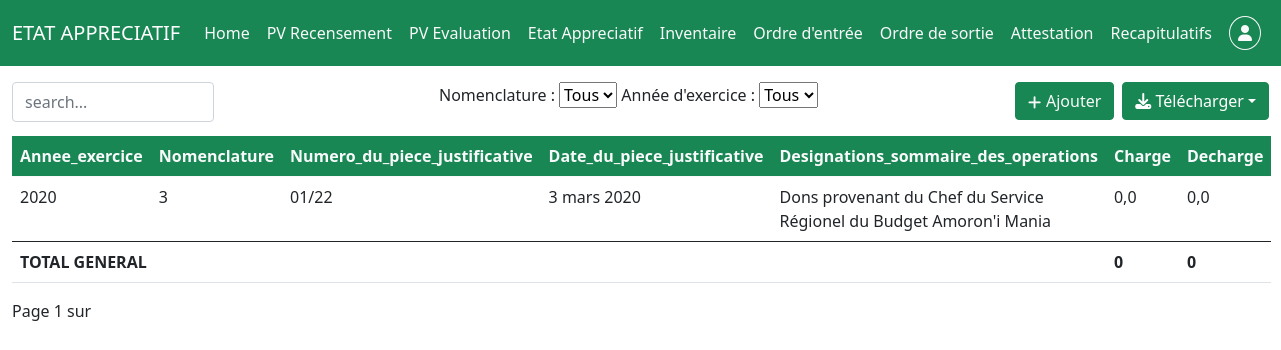
/etat_appreciatif/1 (signed in), run on the app's committed database.
### patrimoine/models.py (models this page shows, shortened)
class EtatApreciatif(models.Model):
    Budget = models.CharField(max_length=50, blank=True, null=True)
    Materiel_en_approvisionnement_ou_en_service = models.CharField(max_length=50, blank=True, null=True)
    Designation_du_chapitre = models.CharField(max_length=100, blank=True, null=True)
    libelle_article = models.CharField(max_length=100, blank=True, null=True)
    Subdivision_du_magasin_ou_de_la_categorie_du_materiel_en_service = models.CharField(max_length=250, blank=True,
                                                                                        null=True)
    Nombre_en_toutes_lettres = models.CharField(max_length=50, blank=True, null=True)
    Nom_et_qualite_du_depositaire_comptable = models.CharField(max_length=250, blank=True, null=True)
    Service = models.ForeignKey(Service, on_delete=models.CASCADE)
    Annee_exercice = models.CharField(max_length=10)
    Nomenclature = models.IntegerField()
    Numero_du_piece_justificative = models.CharField(max_length=20)
    Date_du_piece_justificative = models.DateField()
    Designations_sommaire_des_operations = models.CharField(max_length=250)
    Charge = models.FloatField(default=0.00)
    Decharge = models.FloatField(default=0.00)

### patrimoine/views.py (the view)
# urls.py: path('etat_appreciatif/<int:service_id>', EtatApreciatif_table, name="etat_appreciatif"),
@login_required
def EtatApreciatif_table(request, service_id):
    service = get_object_or_404(Service, id=service_id)
    etatappreciatifs = EtatApreciatif.objects.filter(Service=service)
    selected_nomenclature = request.GET.get('nomenclature')
    selected_annee_exercice = request.GET.get('annee_exercice')
    if selected_nomenclature:
        etatappreciatifs = etatappreciatifs.filter(Nomenclature=selected_nomenclature)
    if selected_annee_exercice:
        etatappreciatifs = etatappreciatifs.filter(Annee_exercice=selected_annee_exercice)
    paginator = Paginator(etatappreciatifs, 2)
    page_number = request.GET.get('page')
    page_obj = paginator.get_page(page_number)
    recap = etatappreciatifs.values('Nomenclature').annotate(
        charge=Sum('Charge'),
        decharge=Sum('Decharge'),
    ).order_by('Nomenclature')
    Total_general = {
        'total_charge': recap.aggregate(Sum('charge'))['charge__sum'] or 0,
        'total_decharge': recap.aggregate(Sum('decharge'))['decharge__sum'] or 0,
    }
    context = {
        "etatappreciatifs": etatappreciatifs,
        "recap": recap,
        "Total_general": Total_general,
        "selected_nomenclature": selected_nomenclature,
        "selected_annee_exercice": selected_annee_exercice,
        "service": service,
        'page_obj': page_obj,
    }
    return render(request, "patrimoine/etat_appreciatif.html", context)

### patrimoine/templates/patrimoine/etat_appreciatif.html (shortened to what this page needs)
{% load static %}
<!DOCTYPE html>
<html lang="en">
<head>
  <link rel="stylesheet" href="{% static 'patrimoine/css/all.min.css' %}">
  <link rel="stylesheet" href="{% static 'patrimoine/css/bootstrap.min.css' %}">
</head>
<body class="d-flex flex-column min-vh-100">
    <nav class="navbar navbar-expand-lg navbar-dark bg-success">
        <div class="container-fluid">
            <a class="navbar-brand" href="#">
                ETAT APPRECIATIF
            </a>
            <div class="collapse navbar-collapse" id="navbar1">
                <ul class="navbar-nav me-auto">
                    <li class="nav-item">
                      <a class="nav-link text-light" href="{% url 'afficher_regions' %}">Home</a>
                    </li>
                </ul>
                <ul class="navbar-nav me-auto">
                    <li class="nav-item">
                      <a class="nav-link text-light" href="{% url 'pv_recensement' service.id %}">PV Recensement</a>
                    </li>
                </ul>
                <ul class="navbar-nav me-auto">
                    <li class="nav-item">
                      <a class="nav-link text-light" href="{% url 'pv_evaluation' service.id %}">PV Evaluation</a>
                    </li>
                </ul>
                <ul class="navbar-nav me-auto">
                    <li class="nav-item">
                      <a class="nav-link text-light" href="{% url 'etat_appreciatif' service.id %}">Etat Appreciatif</a>
                    </li>
                </ul>
                <ul class="navbar-nav me-auto">
                    <li class="nav-item">
                      <a class="nav-link text-light" href="{% url 'inventaire' service.id %}">Inventaire</a>
                    </li>
                </ul>
                <ul class="navbar-nav me-auto">
                    <li class="nav-item">
                      <a class="nav-link text-light" href="{% url 'ordre_entree' service.id %}">Ordre d'entrée</a>
                    </li>
                </ul>
                <ul class="navbar-nav me-auto">
                    <li class="nav-item">
                      <a class="nav-link text-light" href="{% url 'ordre_sortie' service.id %}">Ordre de sortie</a>
                    </li>
                </ul>
                <ul class="navbar-nav me-auto">
                    <li class="nav-item">
                      <a class="nav-link text-light" href="{% url 'attestation' service.id %}">Attestation</a>
                    </li>
                </ul>
                <ul class="navbar-nav me-auto">
                    <li class="nav-item">
                      <a class="nav-link text-light" href="{% url 'recapitulatif_inventaire' service.id %}">Recapitulatifs</a>
                    </li>
                </ul>
                {% if user.is_authenticated %}
                <ul class="navbar-nav">
                    <li class="nav-item">
                      <a class="nav-link text-light" href="{% url 'logout' %}" data-bs-toggle="popover" data-bs-trigger="hover" data-bs-content="Se deconnecter"><i class="fas fa-user p-2" style="padding: 2px; border:1px solid; border-radius: 50%;"></i></a>
                    </li>
                </ul>
                {% endif %}
            </div>
        </div>
    </nav>
<div class="container-fluid mt-3">
    <div class="bar row d-flex flex-row">
        <div class="filter col d-flex flex-row" style="height: 5vh;">
            <input type="text" class="form-control" style="width: 50%; height: 5vh; margin-right: 5px;" id="Search" placeholder="search..." name="search">
        </div>
        <div class="col d-flex flex-row">
          <form method="get" action="" id="global-filters-form">
            <label for="nomenclature">Nomenclature :</label>
            <select name="nomenclature" id="nomenclature" onchange="document.getElementById('global-filters-form').submit();">
                <option value="">Tous</option>
            </select>
            <label for="annee_exercice">Année d'exercice :</label>
            <select name="annee_exercice" id="annee_exercice" onchange="document.getElementById('global-filters-form').submit();">
                <option value="">Tous</option>
            </select>
        </form>
        </div>
        <div class=" col bouton me-auto d-flex justify-content-end align-items-right">
            <a class="btn btn-success text-light mb-3 me-2" href="{% url 'ajout_etat_apreciatif' service.id %}">Ajouter</a>
            <form method="get" action="{% url 'export_etat_apreciatif' service.id %}">
              <div class="dropdown">
                  <button class="btn btn-success dropdown-toggle" data-bs-toggle="dropdown"><i class="fas fa-download"></i> Télécharger</button>
              </div>
          </form>
        </div>
    </div>
    <table class="table table-hover table-reponsive">
      <thead>
        <tr class="bg-success text-light">
          <th>Annee_exercice</th>
          <th>Nomenclature</th>
          <th>Numero_du_piece_justificative</th>
          <th>Date_du_piece_justificative</th>
          <th>Designations_sommaire_des_operations</th>
          <th>Charge</th>
          <th>Decharge</th>
        </tr>
      </thead>
    <tbody id="tbody">
            {% for etatappreciatif in etatappreciatifs %}
                <tr id="liste" class="table-bordered">
                    <td> {{ etatappreciatif.Annee_exercice }} </td>
                    <td>{{ etatappreciatif.Nomenclature }}</td>
                    <td>{{ etatappreciatif.Numero_du_piece_justificative }}</td>
                    <td>{{ etatappreciatif.Date_du_piece_justificative }}</td>
                    <td>{{ etatappreciatif.Designations_sommaire_des_operations }}</td>
                    <td>{{ etatappreciatif.Charge }}</td>
                    <td>{{ etatappreciatif.Decharge }}</td>
                </tr>
            {% endfor %}
    </tbody>
    <tfoot>
        <tr>
            <th colspan="5">TOTAL GENERAL</th>
            <th> {{ Total_general.total_charge }} </th>
            <th> {{ Total_general.total_decharge }} </th>
        </tr>
    </tfoot>
    </table>
            <div class="pagination pagination-sm">
                    <span class="current">
                        Page {{ page_obj.number }} sur {{ page_object.paginator.num_pages }}
                    </span>
            </div>
</body>

### data on the page
EtatApreciatif: Annee_exercice "2020", Nomenclature "3", Numero_du_piece_justificative "01/22", Date_du_piece_justificative "3 mars 2020", Designations_sommaire_des_operations "Dons provenant du Chef du Service Régionel du Budget Amoron'i Mania", Charge "0,0", Decharge "0,0"

### other printed values
{{ Total_general.total_charge }} "0"
{{ Total_general.total_decharge }} "0"
{{ page_obj.number }} "1"
